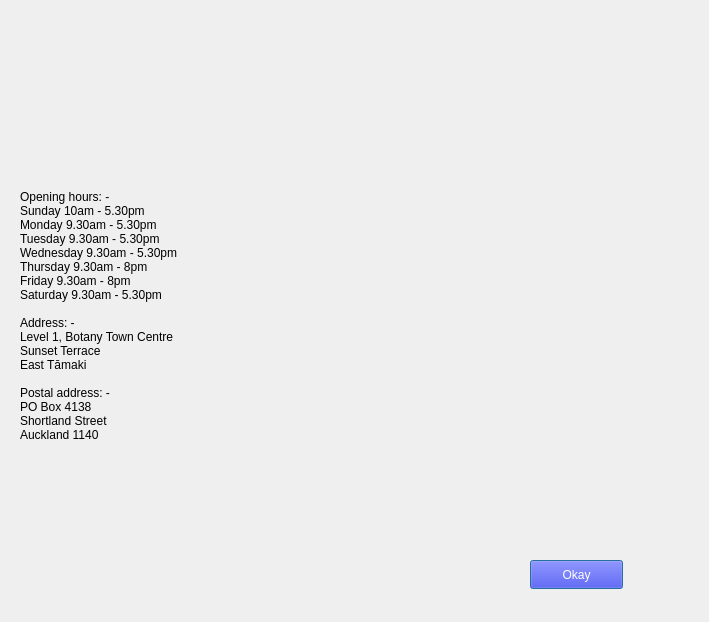
<?xml version="1.0" encoding="UTF-8"?>
<ui version="4.0">
 <class>Dialog</class>
 <widget class="QDialog" name="Dialog">
  <property name="geometry">
   <rect>
    <x>0</x>
    <y>0</y>
    <width>709</width>
    <height>622</height>
   </rect>
  </property>
  <property name="windowTitle">
   <string>Dialog</string>
  </property>
  <widget class="QLabel" name="label_Logo">
   <property name="geometry">
    <rect>
     <x>20</x>
     <y>30</y>
     <width>261</width>
     <height>71</height>
    </rect>
   </property>
   <property name="text">
    <string/>
   </property>
  </widget>
  <widget class="QLabel" name="label_2">
   <property name="geometry">
    <rect>
     <x>20</x>
     <y>130</y>
     <width>391</width>
     <height>371</height>
    </rect>
   </property>
   <property name="text">
    <string>Opening hours: -
Sunday 10am - 5.30pm
Monday 9.30am - 5.30pm
Tuesday 9.30am - 5.30pm
Wednesday 9.30am - 5.30pm
Thursday 9.30am - 8pm
Friday 9.30am - 8pm
Saturday 9.30am - 5.30pm

Address: -
Level 1, Botany Town Centre
Sunset Terrace
East Tāmaki

Postal address: -
PO Box 4138
Shortland Street
Auckland 1140</string>
   </property>
  </widget>
  <widget class="QPushButton" name="pushButton">
   <property name="geometry">
    <rect>
     <x>530</x>
     <y>560</y>
     <width>93</width>
     <height>29</height>
    </rect>
   </property>
   <property name="styleSheet">
    <string notr="true">background-color: blue;
color: white;</string>
   </property>
   <property name="text">
    <string>Okay</string>
   </property>
  </widget>
 </widget>
 <resources/>
 <connections/>
</ui>
